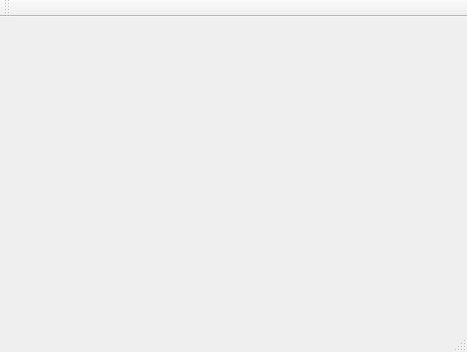
<?xml version="1.0" encoding="UTF-8"?>
<ui version="4.0">
 <class>MainWindow</class>
 <widget class="QMainWindow" name="MainWindow">
  <property name="geometry">
   <rect>
    <x>0</x>
    <y>0</y>
    <width>467</width>
    <height>352</height>
   </rect>
  </property>
  <property name="windowTitle">
   <string>MainWindow</string>
  </property>
  <widget class="QWidget" name="centralWidget">
   <layout class="QVBoxLayout" name="verticalLayout">
    <property name="leftMargin">
     <number>11</number>
    </property>
    <property name="topMargin">
     <number>11</number>
    </property>
    <property name="rightMargin">
     <number>11</number>
    </property>
    <property name="bottomMargin">
     <number>11</number>
    </property>
    <item>
     <widget class="FormCustomSearch2" name="widget_2" native="true"/>
    </item>
   </layout>
  </widget>
  <widget class="QMenuBar" name="menuBar">
   <property name="geometry">
    <rect>
     <x>0</x>
     <y>0</y>
     <width>467</width>
     <height>26</height>
    </rect>
   </property>
  </widget>
  <widget class="QToolBar" name="mainToolBar">
   <attribute name="toolBarArea">
    <enum>TopToolBarArea</enum>
   </attribute>
   <attribute name="toolBarBreak">
    <bool>false</bool>
   </attribute>
  </widget>
  <widget class="QStatusBar" name="statusBar"/>
 </widget>
 <layoutdefault spacing="6" margin="11"/>
 <customwidgets>
  <customwidget>
   <class>FormCustomSearch2</class>
   <extends>QWidget</extends>
   <header>FormCustomSearch2.h</header>
   <container>1</container>
  </customwidget>
 </customwidgets>
 <resources/>
 <connections/>
</ui>
